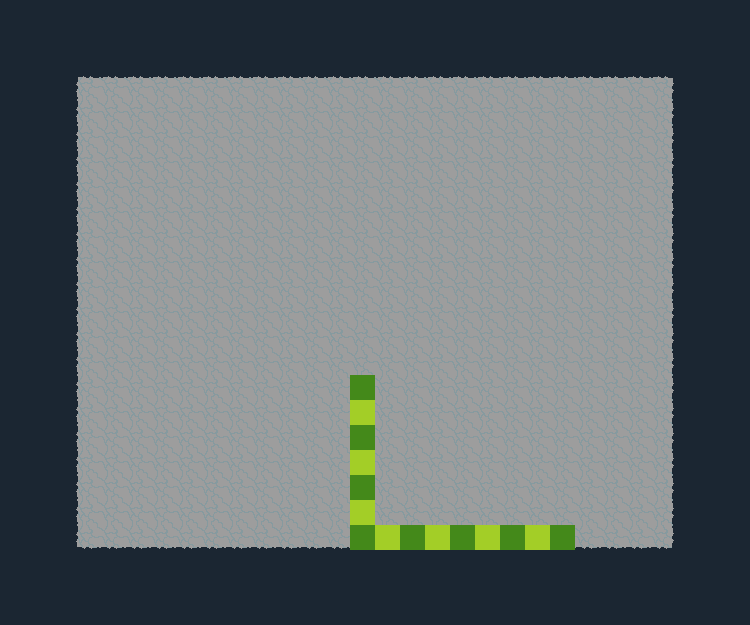

A level layout from a 2D game, rendered from its tile map. Below: a short description, then the map file with tile-grid data replaced by summaries:
An orthogonal 30x25 tile map with 25x25 px tiles, 2 tile layers (Background, Foreground), 2 tilesets and 1 object.

<map version="1.0" orientation="orthogonal" renderorder="right-down" width="30" height="25" tilewidth="25" tileheight="25" nextobjectid="1">
 <tileset firstgid="1" name="demo_tiles" tilewidth="25" tileheight="25" tilecount="36">
  <image source="Tile Sets/demo_tiles.png" width="150" height="150" />
  <tile id="7">
   <objectgroup draworder="index">
    <object id="0" x="0" y="0" width="25" height="25" />
   </objectgroup>
  </tile>
 </tileset>
 <tileset firstgid="37" name="testtiles" tilewidth="25" tileheight="25" tilecount="4">
  <image source="Tile Sets/testtiles.png" width="50" height="50" />
 </tileset>
 <layer name="Background" width="30" height="25">
  <data>[750 cells, 750 non-empty, 2 distinct tile ids]</data>
 </layer>
 <layer name="Foreground" width="30" height="25">
  <data>[750 cells, 88 non-empty, 10 distinct tile ids]</data>
 </layer>
</map>